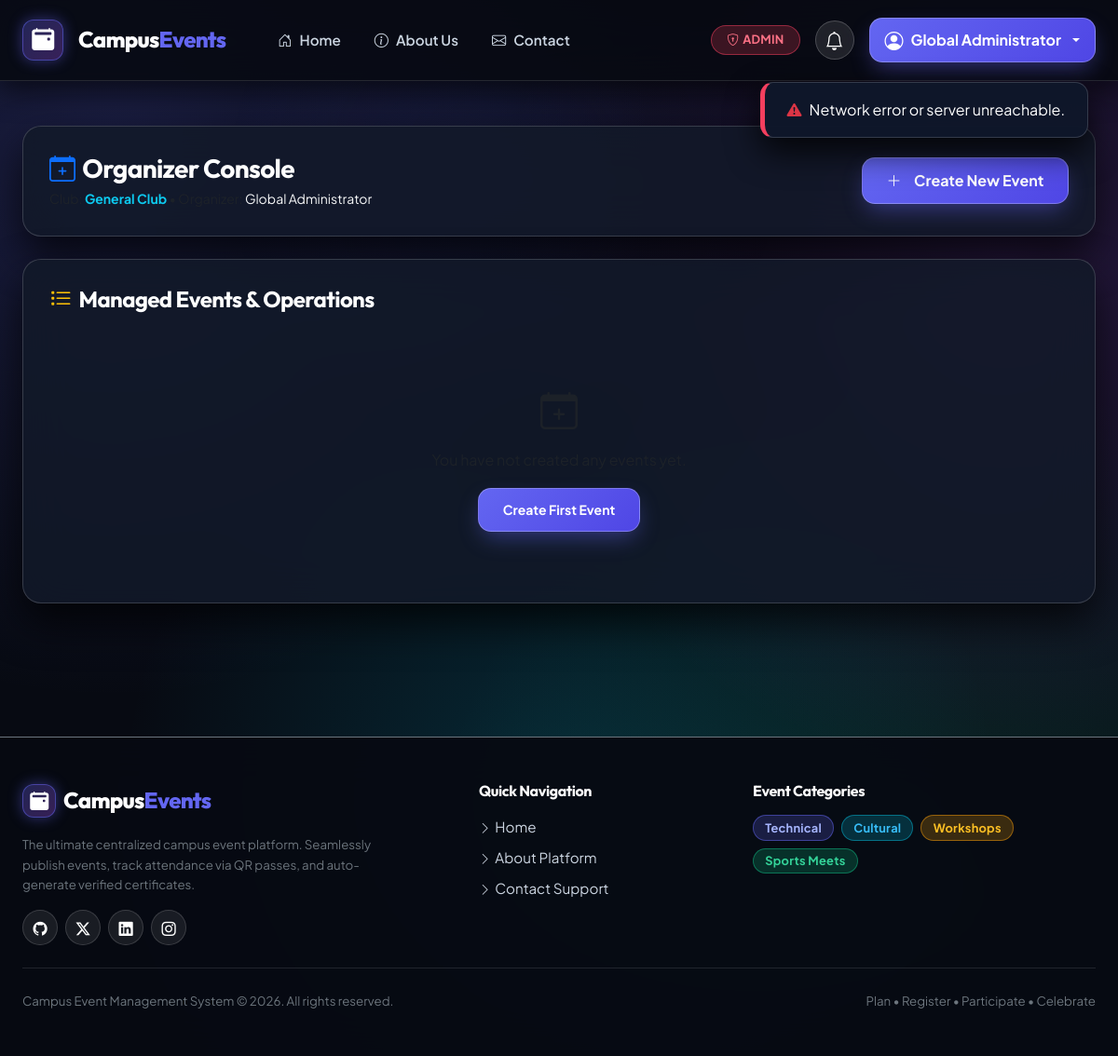
The page /dashboard/organizer/ (signed in) on the database its author committed.
### events/models.py (models this page shows, shortened)
class CustomUser(AbstractUser):
    ROLE_CHOICES = (
        ('student', 'Student'),
        ('organizer', 'Organizer'),
        ('faculty', 'Faculty'),
        ('admin', 'Admin'),
    )
    role = models.CharField(max_length=20, choices=ROLE_CHOICES, default='student')
    phone = models.CharField(max_length=15, blank=True, null=True)
    roll_number = models.CharField(max_length=20, blank=True, null=True, unique=True)
    department = models.ForeignKey(Department, on_delete=models.SET_NULL, null=True, blank=True, related_name='users')
    club = models.ForeignKey(Club, on_delete=models.SET_NULL, null=True, blank=True, related_name='organizers')
    @property
    def full_name(self):
        full = f"{self.first_name} {self.last_name}".strip()
        return full if full else self.username

### events/views.py (the view)
# urls.py: path('dashboard/organizer/', views.organizer_dashboard_view, name='organizer_dashboard'),
@login_required
def organizer_dashboard_view(request):
    try:
        role = (getattr(request.user, 'role', '') or 'student').lower().strip()
        if role == 'student':
            return redirect('student_dashboard')
        elif role == 'faculty':
            return redirect('faculty_dashboard')
        events = Event.objects.filter(organizer=request.user).order_by('-date')
        venues = Venue.objects.filter(is_available=True)
        categories = Category.objects.all()
    except Exception:
        events = Event.objects.none()
        venues = Venue.objects.none()
        categories = Category.objects.none()
    return render(request, 'events/organizer_dashboard.html', {
        'events': events,
        'venues': venues,
        'categories': categories
    })

### events/templates/events/organizer_dashboard.html (shortened to what this page needs)
{% extends 'events/base.html' %}
{% load static %}
{% block content %}
<div class="row mb-4">
    <div class="col-12">
        <div class="glass-card d-flex justify-content-between align-items-center flex-wrap gap-3">
            <div>
                <h3 class="fw-bold text-white mb-1"><i class="bi bi-calendar-plus text-primary me-2"></i>Organizer Console</h3>
                <p class="text-muted small mb-0">Club: <span class="text-info fw-bold">{{ request.user.club.name|default:"General Club" }}</span> &bull; Organizer: <span class="text-light">{{ request.user.full_name }}</span></p>
            </div>
            <div>
                <a href="{% url 'create_event_page' %}" class="btn btn-glass-primary"><i class="bi bi-plus-lg me-1"></i>Create New Event</a>
            </div>
        </div>
    </div>
</div>
<div class="row g-4">
    <div class="col-12">
        <div class="glass-card">
            <h4 class="fw-bold text-white mb-4"><i class="bi bi-list-task text-warning me-2"></i>Managed Events &amp; Operations</h4>
            {% if events %}
                <div class="table-responsive">
                    <table class="table table-dark table-hover align-middle">
                        <thead>
                            <tr>
                                <th>Poster</th>
                                <th>Event Title</th>
                                <th>Category</th>
                                <th>Date &amp; Time</th>
                                <th>Venue</th>
                                <th>Faculty Approval</th>
                                <th>Participants</th>
                                <th>Actions</th>
                            </tr>
                        </thead>
                        <tbody>
                            {% for event in events %}
                                <tr>
                                    <td>
                                        {% if event.banner_image %}
                                            <img src="{{ event.banner_image.url }}" alt="{{ event.title }}" style="width: 55px; height: 35px; object-fit: cover; border-radius: 4px; border: 1px solid rgba(255,255,255,0.2);" onerror="this.onerror=null; this.src='{% static 'images/banners/tech_banner.png' %}';">
                                        {% else %}
                                            <span class="badge bg-secondary opacity-75 small">No Poster</span>
                                        {% endif %}
                                    </td>
                                    <td class="fw-bold text-white">{{ event.title }}</td>
                                    <td><span class="badge bg-secondary">{{ event.category.name }}</span></td>
                                    <td class="small text-muted">{{ event.date }} at {{ event.time }}</td>
                                    <td class="small">{{ event.venue.venue_name|default:"TBA" }}</td>
                                    <td>
                                        {% if event.approval_status == 'approved' %}
                                            <span class="badge badge-approved"><i class="bi bi-check-all me-1"></i>Approved</span>
                                        {% elif event.approval_status == 'pending' %}
                                            <span class="badge badge-pending"><i class="bi bi-clock me-1"></i>Pending</span>
                                        {% else %}
                                            <span class="badge badge-rejected"><i class="bi bi-x-circle me-1"></i>Rejected</span>
                                        {% endif %}
                                    </td>
                                    <td><span class="fw-bold text-info">{{ event.registrations.count }}</span> / {{ event.max_participants }}</td>
                                    <td>
                                        <div class="d-flex gap-1">
                                            <a href="{% url 'participant_list_page' event.event_id %}" class="btn btn-glass-secondary btn-sm" title="Participants List"><i class="bi bi-people-fill"></i></a>
                                            <a href="{% url 'attendance_page' event.event_id %}" class="btn btn-outline-success btn-sm" title="Mark Attendance"><i class="bi bi-qr-code-scan"></i></a>
                                            <a href="{% url 'edit_event_page' event.event_id %}" class="btn btn-outline-warning btn-sm" title="Edit"><i class="bi bi-pencil"></i></a>
                                        </div>
                                    </td>
                                </tr>
                            {% endfor %}
                        </tbody>
                    </table>
                </div>
            {% else %}
                <div class="text-center py-5">
                    <i class="bi bi-calendar-plus text-muted fs-1"></i>
                    <p class="text-muted mt-2">You have not created any events yet.</p>
                    <a href="{% url 'create_event_page' %}" class="btn btn-glass-primary btn-sm">Create First Event</a>
                </div>
            {% endif %}
        </div>
    </div>
</div>
{% endblock %}

### events/templates/events/base.html (shortened to what this page needs)
{% load static %}
<!DOCTYPE html>
<html lang="en">
<head>
    <link href="https://cdn.jsdelivr.net/npm/bootstrap@5.3.2/dist/css/bootstrap.min.css" rel="stylesheet">
    <link rel="stylesheet" href="https://cdn.jsdelivr.net/npm/bootstrap-icons@1.11.1/font/bootstrap-icons.css">
    <link rel="stylesheet" href="{% static 'css/style.css' %}">
</head>
<body>
    <nav class="navbar navbar-expand-lg navbar-dark glass-navbar sticky-top py-3" id="mainNavbar">
        <div class="container-xxl px-4">
            <a class="navbar-brand d-flex align-items-center gap-3 text-white" href="{% url 'home' %}">
                <div class="brand-icon-box">
                    <i class="bi bi-calendar2-event-fill fs-4"></i>
                </div>
                <span>Campus<span style="color: var(--color-primary);">Events</span></span>
            </a>
            <div class="collapse navbar-collapse" id="navbarMain">
                <ul class="navbar-nav me-auto mb-2 mb-lg-0 ms-lg-4 gap-1">
                    <li class="nav-item"><a class="nav-link text-white" href="{% url 'home' %}"><i class="bi bi-house-door me-2"></i>Home</a></li>
                    <li class="nav-item"><a class="nav-link" href="{% url 'about' %}"><i class="bi bi-info-circle me-2"></i>About Us</a></li>
                    <li class="nav-item"><a class="nav-link" href="{% url 'contact' %}"><i class="bi bi-envelope me-2"></i>Contact</a></li>
                </ul>
                <div class="d-flex align-items-center gap-3">
                    {% if request.user.is_authenticated %}
                        <span class="badge {% if request.user.role == 'admin' %}badge-rejected{% elif request.user.role == 'faculty' %}badge-pending{% else %}badge-approved{% endif %} text-uppercase px-3 py-2">
                            <i class="bi bi-shield-lock me-1"></i>{{ request.user.role }}
                        </span>
                        <div class="dropdown">
                            <button class="btn btn-glass-secondary rounded-circle position-relative p-2" type="button" data-bs-toggle="dropdown" aria-expanded="false" aria-label="Notifications" style="width:42px; height:42px;">
                                <i class="bi bi-bell text-white fs-5"></i>
                            </button>
                        </div>
                        <div class="dropdown">
                            <button class="btn btn-glass-primary dropdown-toggle d-flex align-items-center gap-2 px-3 py-2" type="button" data-bs-toggle="dropdown">
                                <i class="bi bi-person-circle fs-5"></i>
                                <span>{{ request.user.full_name }}</span>
                            </button>
                        </div>
                    {% else %}
                        <a href="{% url 'login_page' %}" class="btn btn-glass-secondary px-4"><i class="bi bi-box-arrow-in-right me-1"></i>Sign In</a>
                        <a href="{% url 'register_page' %}" class="btn btn-glass-primary px-4"><i class="bi bi-person-plus me-1"></i>Register</a>
                    {% endif %}
                </div>
            </div>
        </div>
    </nav>
    <main class="container-xxl px-4 py-5" style="min-height: 82vh;">
        {% block content %}{% endblock %}
    </main>
    <footer class="footer-glass py-5 mt-5 border-top border-secondary">
        <div class="container-xxl px-4">
            <div class="row g-4 mb-4">
                <div class="col-12 col-md-5">
                    <a class="navbar-brand d-flex align-items-center gap-2 text-white mb-3" href="{% url 'home' %}">
                        <div class="brand-icon-box" style="width:36px; height:36px;">
                            <i class="bi bi-calendar2-event-fill fs-5"></i>
                        </div>
                        <span class="fs-4">Campus<span style="color: var(--color-primary);">Events</span></span>
                    </a>
                    <p class="text-secondary small mb-3" style="max-width: 380px;">
                        The ultimate centralized campus event platform. Seamlessly publish events, track attendance via QR passes, and auto-generate verified certificates.
                    </p>
                    <div class="d-flex gap-2">
                        <a href="#" class="social-icon-btn" aria-label="Github"><i class="bi bi-github"></i></a>
                        <a href="#" class="social-icon-btn" aria-label="Twitter"><i class="bi bi-twitter-x"></i></a>
                        <a href="#" class="social-icon-btn" aria-label="Linkedin"><i class="bi bi-linkedin"></i></a>
                        <a href="#" class="social-icon-btn" aria-label="Instagram"><i class="bi bi-instagram"></i></a>
                    </div>
                </div>
                <div class="col-6 col-md-3">
                    <h6 class="fw-bold text-white mb-3">Quick Navigation</h6>
                    <ul class="list-unstyled space-y-2 mb-0">
                        <li class="mb-2"><a href="{% url 'home' %}" class="footer-link"><i class="bi bi-chevron-right me-1 small"></i>Home</a></li>
                        <li class="mb-2"><a href="{% url 'about' %}" class="footer-link"><i class="bi bi-chevron-right me-1 small"></i>About Platform</a></li>
                        <li class="mb-2"><a href="{% url 'contact' %}" class="footer-link"><i class="bi bi-chevron-right me-1 small"></i>Contact Support</a></li>
                    </ul>
                </div>
                <div class="col-6 col-md-4">
                    <h6 class="fw-bold text-white mb-3">Event Categories</h6>
                    <div class="d-flex flex-wrap gap-2">
                        <span class="badge badge-indigo-glass">Technical</span>
                        <span class="badge badge-info-glass">Cultural</span>
                        <span class="badge badge-warning-glass">Workshops</span>
                        <span class="badge badge-success-glass">Sports Meets</span>
                    </div>
                </div>
            </div>
            <div class="pt-4 border-top border-secondary border-opacity-25 d-flex flex-column flex-sm-row justify-content-between align-items-center gap-2">
                <small class="text-secondary">Campus Event Management System &copy; 2026. All rights reserved.</small>
                <small class="text-secondary">Plan &bull; Register &bull; Participate &bull; Celebrate</small>
            </div>
        </div>
    </footer>
</body>
</html>

### rows shown on the page
CustomUser: user.role "ADMIN", user.full_name "Global Administrator", user.club.name "General Club"
